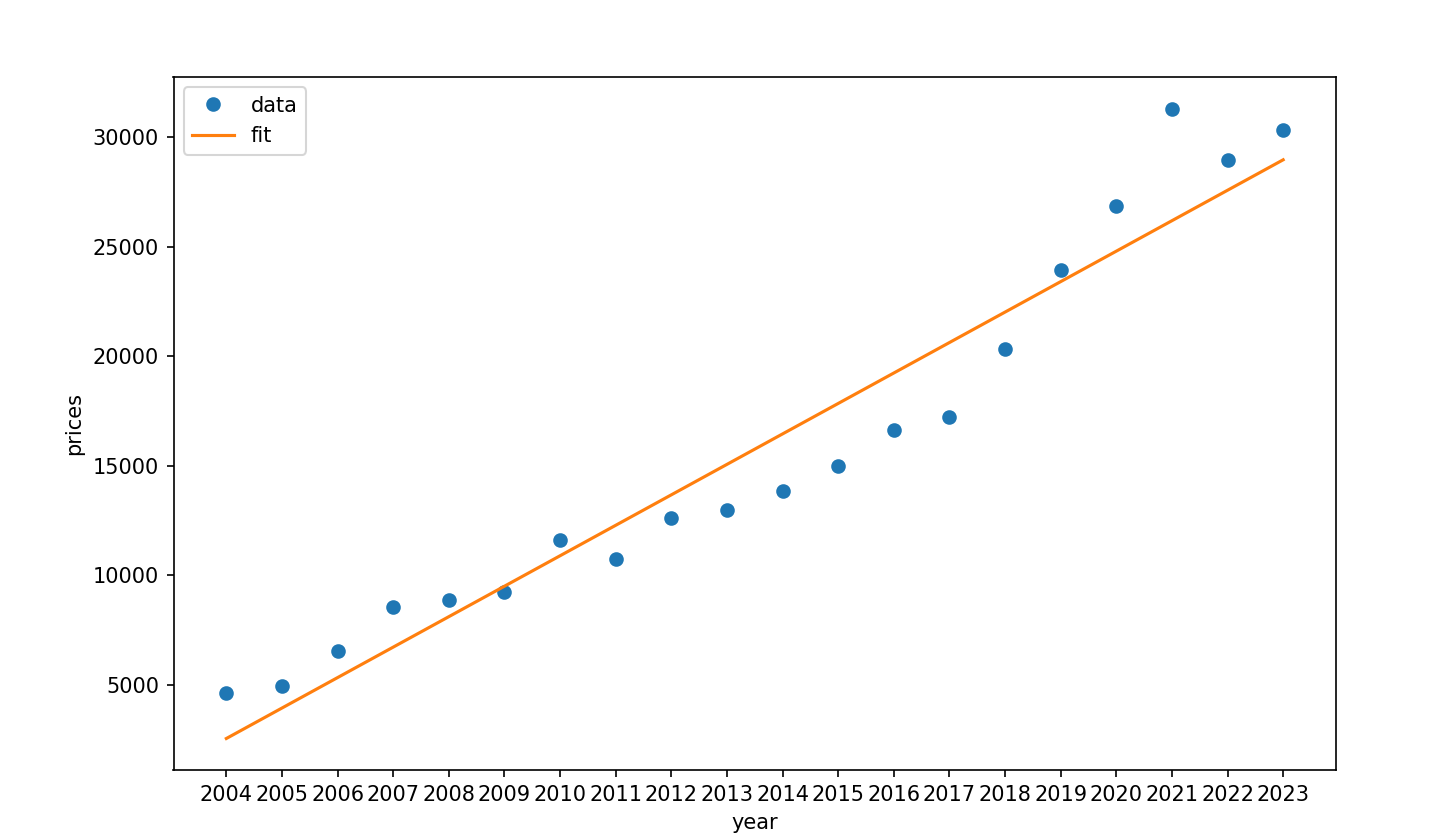

Source code (Python):
import matplotlib.pyplot as plt

year = [2004, 2005, 2006, 2007, 2008, 2009, 2010,
    2011, 2012, 2013, 2014, 2015, 2016, 2017,
    2018, 2019, 2020, 2021, 2022, 2023]#年份

prices = [4631.68, 4965.31, 6531.69, 8531.15, 8848, 9231, 11615,
    10725.24, 12602.58, 12974.45, 13864.56, 14987, 16641, 17243,
    20321.98, 23952, 26871, 31312, 28965, 30344.56]#房价

#设函数为y=mx+b,使用最小二乘法求出m,b

n = len(prices)
x_avg = sum(year) / n
y_avg = sum(prices) / n
x2 = sum(year[i]**2 for i in range(n)) / n
xy_avg = sum(year[i]*prices[i] for i in range(n)) / n

#求出m，b的值
m = (xy_avg - x_avg * y_avg) / (x2 - x_avg**2)#斜率
b = y_avg - m * x_avg#截距

Price = [year[i] * m + b for i in range(n)]

# 绘制拟合结果
plt.figure(figsize=(10, 6))
plt.plot(year, prices, 'o' ,label = 'data')
plt.plot(year, Price, label = 'fit')
plt.legend()
plt.xticks(year)
plt.xlabel('year')
plt.ylabel('prices')
plt.show()
